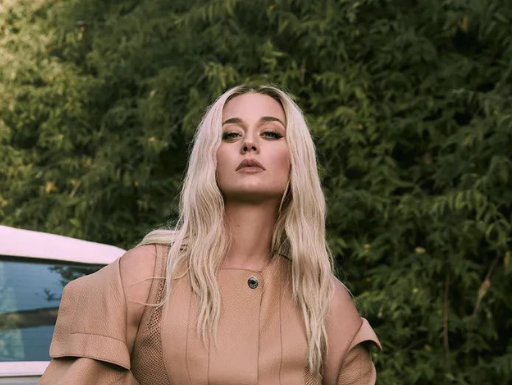
#> input picture image-transformation/katyperry.png, 512 x 385 px
$ python image-transformations.py
#> lines starting #> are read from the running program, lines starting #| are printed output that depends on the picture
# -*- coding: utf-8 -*-
"""
Created on Mon Jul 26 12:03:31 2021

@author: glaub
"""

from PIL import Image
import numpy
import matplotlib.pyplot as plt
import cv2


#%% CROP

image = Image.open('katyperry.png')
#> image is the input picture: PIL image 512x385 RGB; mean R, G, B 90, 82.3, 60.2
image_arr = numpy.array(image)
image_arr = image_arr[90:200, 200:300]
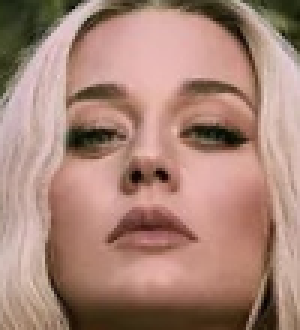
#> image_arr: shape (110, 100, 3) (shown 3 times larger); mean R, G, B 168.2, 132.3, 118.8
image = Image.fromarray(image_arr)
plt.imshow(image)
plt.show()


#%% FLIP

image_arr = numpy.array(image)
flip = numpy.flipud(image_arr)
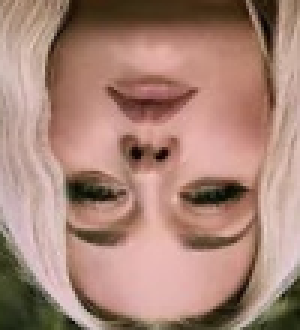
#> flip: shape (110, 100, 3) (shown 3 times larger); mean R, G, B 168.2, 132.3, 118.8
image = Image.fromarray(flip)
plt.imshow(image)
plt.show()

#%% TRANSLATION

image = cv2.imread('katyperry.png')
#> image: shape (385, 512, 3)
height, width = image.shape[:2]
#> height = 385; width = 512
quarter_height, quarter_width = height / 4, width / 4
#> quarter_height = 96.25; quarter_width = 128
T = numpy.float32([[1, 0, quarter_width], [0, 1, quarter_height]])
#> T = [[1, 0, 128], [0, 1, 96.25]]
img_translation = cv2.warpAffine(image, T, (width, height))
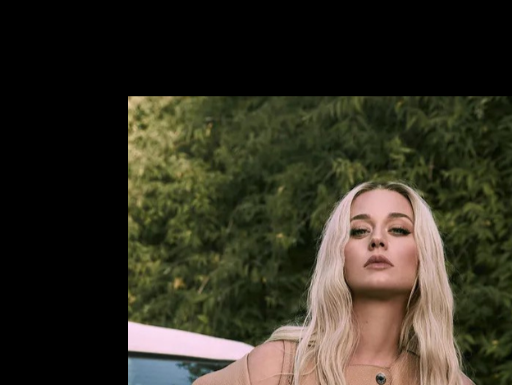
#> img_translation: shape (385, 512, 3); mean B, G, R 35.4, 48.7, 52.1
plt.imshow(img_translation)
plt.show()


#%% ROTATION

image = cv2.imread('katyperry.png')
img_rotation = cv2.rotate(image, cv2.ROTATE_90_CLOCKWISE)
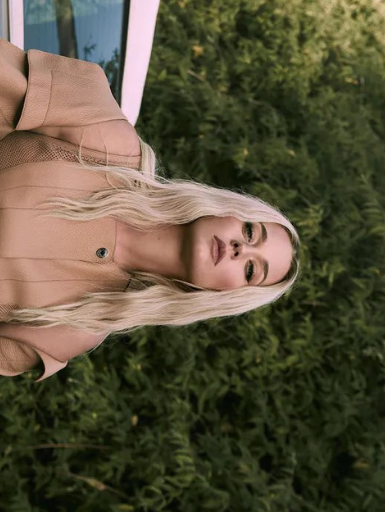
#> img_rotation: shape (512, 385, 3); mean B, G, R 60.2, 82.3, 90
plt.imshow(img_rotation)
plt.show()

#%% RESIZE

image = cv2.imread('katyperry.png')
width = int(image.shape[1] * 50 / 100)
#> width = 256
height = int(image.shape[0] * 50 / 100)
#> height = 192
dsize = (width, height)
#> dsize = (256, 192)
image_resize = cv2.resize(image, dsize)
plt.imshow(image_resize)
plt.show()


#%% BITWISE

img1 = cv2.imread("katyperry.png")
img2 = cv2.imread("orlando.jpg")
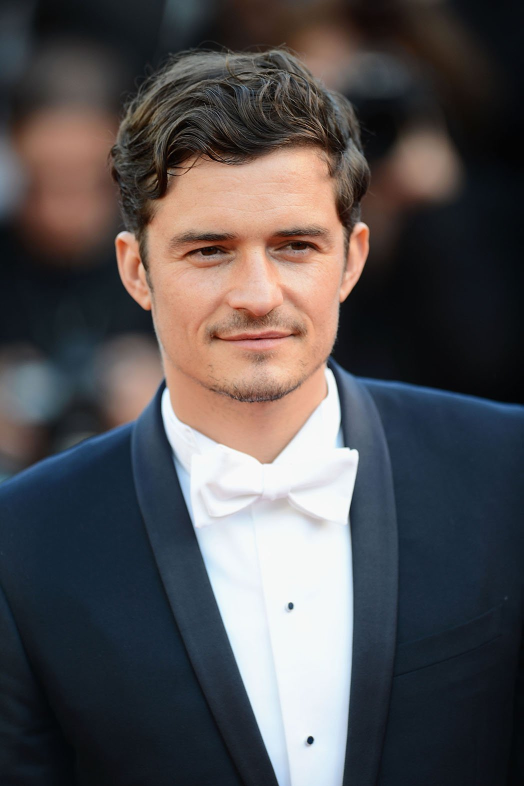
#> input picture image-transformation/orlando.jpg, 1047 x 1572 px (shown at 1/2 size)
#> img2 is the input picture: shape (1572, 1047, 3); mean B, G, R 81.6, 80, 83.5
#> (the run stopped early here; a loop or call above may not have finished)
